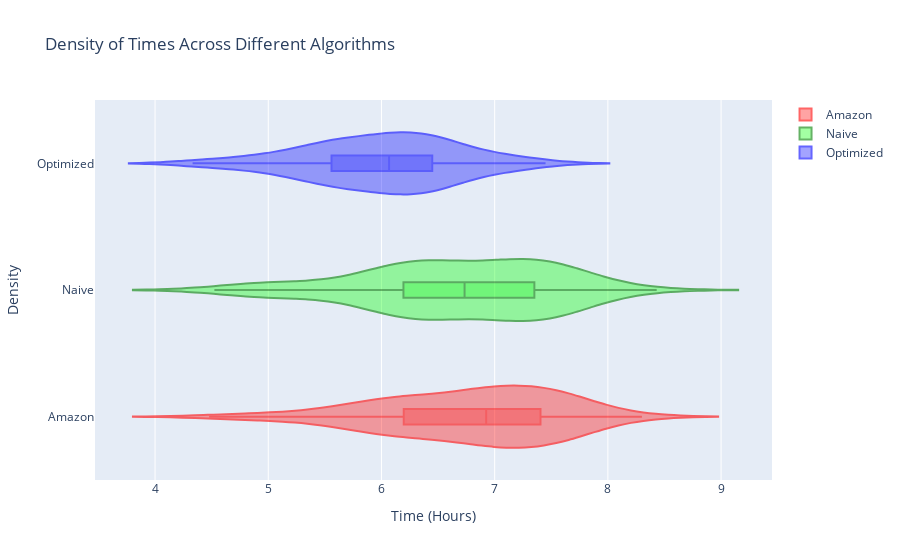

The notebook cell this image was saved under:
### Code cell
def collect_times(directory_path):
    times = []
    for file_path in directory_path.glob('*.json'):
        with open(file_path, 'r') as file:
            data = json.load(file)
            if data and isinstance(data, list) and data[-1].get('time'):
                times.append(data[-1]['time']/ 3600)
    return times

def remove_outliers_iqr(data):
    q1 = np.percentile(data, 25)
    q3 = np.percentile(data, 75)
    iqr = q3 - q1
    lower_bound = q1 - 1.5 * iqr
    upper_bound = q3 + 1.5 * iqr
    return data[(data >= lower_bound) & (data <= upper_bound)]

# Data collection for each directory
directories = [
    ('./amazon_vehicle_events', 'Amazon'),
    ('./naive_vehicle_events', 'Naive'),
    ('./optimized_vehicle_events', 'Optimized')
]

fig = go.Figure()

# Define colors for each plot
colors = [
    ('rgba(255,0,0,0.6)', 'red'),  # Amazon in red
    ('rgba(0,255,0,0.6)', 'green'),  # Naive in green
    ('rgba(0,0,255,0.6)', 'blue')  # Optimized in blue
]

# Generate KDE plot for each set of times
for (directory, name), (fillcolor, line_color) in zip(directories, colors):
    times = collect_times(Path(directory))
    times = np.array(times)  # Convert times list to a NumPy array for better performance
    
    # Remove outliers using the IQR method
    times = remove_outliers_iqr(times)
    
    fig.add_trace(go.Violin(x=times, name=name, points=False, line_color=line_color, fillcolor=fillcolor, box_visible=True))

fig.update_layout(
    title='Density of Times Across Different Algorithms',
    xaxis_title='Time (Hours)',
    yaxis_title='Density',
    barmode='overlay'
)

fig.update_traces(opacity=0.6)  # Make plots slightly translucent

fig.show()

### Figure 1 — Plotly figure (JSON) as saved in the notebook; plotly's stock layout.template omitted (floating-point values rounded to 4 significant figures)
{"data": [{"box": {"visible": true}, "fillcolor": "rgba(255,0,0,0.6)", "line": {"color": "red"}, "name": "Amazon", "opacity": 0.6, "points": false, "type": "violin", "x": [5.474, 7.341, 6.019, 6.076, 7.463, 5.952, 6.636, 6.919, 5.798, 6.351, 6.252, 6.293, 6.907, 6.602, 7.513, 7.093, 7.596, 6.99, 5.878, 5.67, 6.886, 4.919, 6.556, 6.165, 6.94, 6.192, 4.992, 6.812, 7.58, 6.697, 6.129, 6.63, 6.002, 7.022, 6.461, 7.064, 7.136, 7.678, 7.42, 7.563, 6.379, 5.53, 7.626, 5.984, 7.174, 7.728, 7.591, 7.184, 7.361, 7.187, 7.461, 7.295, 6.383, 7.347, 6.704, 5.57, 6.87, 7.722, 5.844, 8.159, 7.03, 5.352, 6.211, 7.837, 6.801, 7.67, 4.478, 7.631, 7.96, 6.634, 7.074, 7.142, 7.499, 7.151, 4.867, 8.301, 5.933, 5.606, 6.98, 6.435, 6.944, 7.59, 7.551, 7.512, 7.522, 7.33, 6.074, 6.925, 7.091, 6.512, 6.538, 6.186, 7.182, 7.037, 7.879]}, {"box": {"visible": true}, "fillcolor": "rgba(0,255,0,0.6)", "line": {"color": "green"}, "name": "Naive", "opacity": 0.6, "points": false, "type": "violin", "x": [5.095, 6.86, 5.571, 6.358, 7.507, 5.849, 6.339, 6.451, 5.969, 7.158, 6.844, 6.339, 6.346, 5.892, 7.247, 7.202, 7.18, 6.949, 6.005, 5.361, 7.107, 4.662, 5.412, 5.855, 6.746, 5.934, 6.494, 6.722, 6.299, 6.479, 6.751, 6.465, 6.781, 6.392, 6.347, 7.129, 7.715, 6.817, 7.516, 6.397, 5.138, 7.38, 6.282, 7.063, 8.053, 7.43, 7.372, 7.46, 8.431, 6.671, 7.382, 5.938, 7.167, 6.493, 5.127, 6.43, 7.96, 6.08, 7.513, 7.792, 4.97, 6.23, 7.567, 6.705, 7.254, 4.524, 7.66, 7.749, 6.241, 6.579, 6.194, 7.304, 7.206, 4.883, 7.775, 5.709, 4.944, 7.358, 6.162, 7.106, 7.351, 7.607, 7.302, 7.308, 7.516, 5.973, 7.596, 7.618, 6.884, 6.029, 6.235, 7.082, 6.285, 7.866]}, {"box": {"visible": true}, "fillcolor": "rgba(0,0,255,0.6)", "line": {"color": "blue"}, "name": "Optimized", "opacity": 0.6, "points": false, "type": "violin", "x": [4.779, 6.123, 5.085, 5.732, 6.809, 5.706, 5.514, 6.37, 5.397, 5.761, 5.188, 5.55, 5.895, 5.522, 6.367, 6.036, 6.617, 5.924, 5.204, 4.896, 6.025, 4.396, 5.835, 5.396, 6.132, 5.664, 4.332, 6.164, 6.402, 5.935, 5.598, 5.782, 5.425, 6.149, 5.788, 6.302, 6.696, 7.0, 5.922, 6.515, 5.512, 4.902, 7.239, 5.272, 6.504, 7.051, 6.302, 5.946, 6.179, 6.309, 6.161, 6.518, 5.488, 6.346, 5.578, 6.389, 6.14, 6.727, 5.198, 7.45, 6.348, 4.674, 5.6, 6.637, 5.611, 6.916, 6.86, 6.595, 5.935, 6.152, 6.099, 7.073, 6.571, 4.535, 7.229, 5.006, 5.354, 5.829, 5.559, 6.286, 6.481, 6.69, 6.536, 6.543, 6.344, 5.108, 6.449, 6.402, 6.035, 5.581, 6.099, 6.011, 6.236, 7.187]}], "layout": {"barmode": "overlay", "title": {"text": "Density of Times Across Different Algorithms"}, "xaxis": {"title": {"text": "Time (Hours)"}}, "yaxis": {"title": {"text": "Density"}}}}
